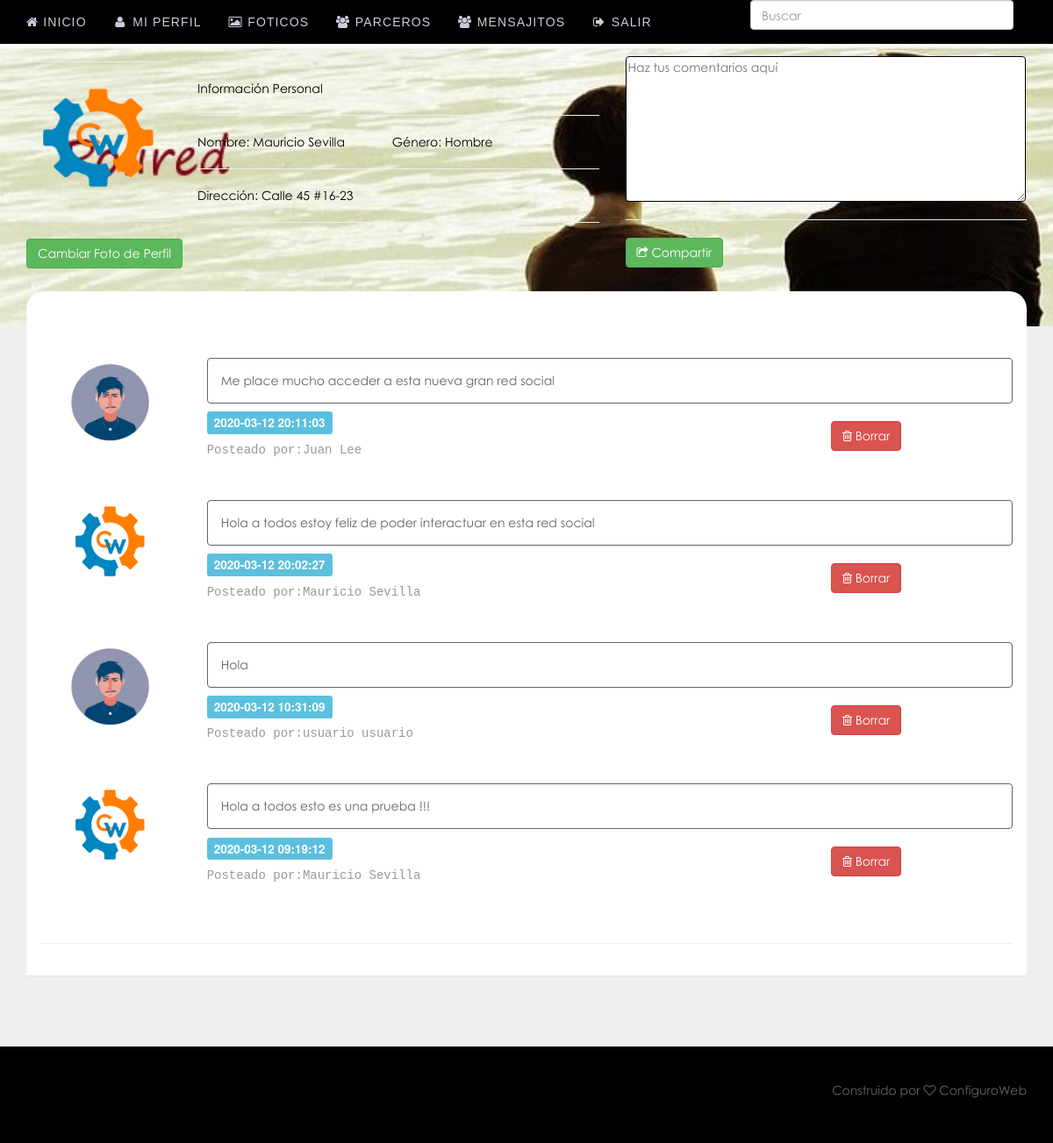
Screenshot of /home.php (signed in) with the database file from the repository.
### tables this page shows
CREATE TABLE `members` (
  `member_id` int(11) NOT NULL,
  `firstname` varchar(100) NOT NULL,
  `lastname` varchar(100) NOT NULL,
  `middlename` varchar(100) NOT NULL,
  `address` varchar(100) NOT NULL,
  `email` varchar(100) NOT NULL,
  `contact_no` varchar(100) NOT NULL,
  `age` int(11) NOT NULL,
  `gender` varchar(100) NOT NULL,
  `username` varchar(100) NOT NULL,
  `password` varchar(100) NOT NULL,
  `image` varchar(100) NOT NULL,
  `birthdate` varchar(100) NOT NULL,
  `mobile` varchar(100) NOT NULL,
  `status` varchar(100) NOT NULL,
  `work` varchar(100) NOT NULL,
  `religion` varchar(100) NOT NULL
);

CREATE TABLE `post` (
  `post_id` int(11) NOT NULL,
  `member_id` int(11) NOT NULL,
  `content` varchar(1000) NOT NULL,
  `date_posted` varchar(100) NOT NULL
);

### session.php (called while the page is built, shortened)
<?php
$session_id = $_SESSION['id'];
$session_query = $conn->query("select * from members where member_id = '$session_id'");
$user_row = $session_query->fetch();
$image = $user_row['image'];
?>

### home.php (the view)
<?php include('header.php'); ?>
<?php include('session.php'); ?>
    <body>
	<?php include('navbar.php'); ?>
			<div id="masthead">
				<div class="container">
					<?php include('heading.php'); ?>
				</div>
				<div class="container">
					<div class="row">
					<div class="col-md-12">
						<div class="top-spacer"> </div>
					</div>
					</div>
				</div>
			</div>
<div class="container">
  <div class="row">
    <div class="col-md-12">
      <div class="panel">
        <div class="panel-body">
          <div class="row">
            <br>
				<?php
	$query = $conn->query("select * from post LEFT JOIN members on members.member_id = post.member_id order by post_id DESC");
	while($row = $query->fetch()){
	$posted_by = $row['firstname']." ".$row['lastname'];
	$posted_image = $row['image'];
	$id = $row['post_id'];
	?>
            <div class="col-md-2 col-sm-3 text-center">
             <img  src="<?php echo $posted_image; ?>" style="width:100px;height:100px" class="img-circle"></a>
            </div>
            <div class="col-md-10 col-sm-9">
             	<div class="alert"><?php echo $row['content']; ?></div>
              <div class="row">
                <div class="col-xs-9">
                  <h4><span class="label label-info"> <?php echo $row['date_posted']; ?></span></h4><h4>
                  <small style="font-family:courier,'new courier';" class="text-muted">Posteado por:<a href="#" class="text-muted"><?php echo $posted_by; ?></a></small>
                  </h4></div>
                <br><div class="col-xs-3"><a href="delete_post.php<?php echo '?id='.$id; ?>" class="btn btn-danger"><i class="icon-trash"></i> Borrar</a></div>
              </div>
              <br><br>
            </div>
	<?php } ?>
          </div>
          <hr>
        </div>
      </div>
   	</div>
  </div>
</div>
<?php include('footer.php'); ?>
    </body>
</html>

### header.php (shortened to what this page needs)
<!DOCTYPE html>
<html lang="en">
    <head>
        <link href="css/bootstrap.min.css" rel="stylesheet">
        <link href="css/bootstrap-glyphicons.css" type="text/css" rel="stylesheet">
		<link href="css/font-awesome.css" type="text/css" rel="stylesheet">
		<link href="css/my_style.css" type="text/css" rel="stylesheet">
	</head>

### navbar.php (shortened to what this page needs)
        <header class="navbar navbar-bright navbar-fixed-top" role="banner">
  <div class="container">
    <div class="navbar-header">
      <a href="home.php" class="navbar-brand"><i class="icon-home"></i> Inicio</a>
    </div>
    <nav class="collapse navbar-collapse" role="navigation">
      <ul class="nav navbar-nav">
        <li><a href="profile.php"><i class="icon-user"></i> Mi perfil</a></li>
        <li><a href="photos.php"><i class="icon-picture"></i> Foticos</a></li>
        <li><a href="friends.php"><i class="icon-group"></i> Parceros</a></li>
		<li><a href="message.php"><i class="icon-group"></i> Mensajitos</a>
        </li>
        <li>
          <a href="logout.php"><i class="icon-signout"></i> Salir</a>
        </li>
      </ul>
		<div class="pull-right">
            <form class="form-inline" method="post" action="search.php">
             <input type="text" name="search" class="form-control"  id="span5" placeholder="Buscar">
            </form>
		</div>
    </nav>
  </div>
</header>

### heading.php (shortened to what this page needs)
  <div class="row">
    <div class="col-md-2">
<hr>
<center><img class="pp" src="<?php echo $image; ?>" height="140" width="160"></center>
<hr>
<a class="btn btn-success" href="change_pic.php">Cambiar Foto de Perfil</a>
    </div>
<div class="col-md-5">
	<hr>
	<p>Información Personal</p>
		<?php
	$query = $conn->query("select * from members where member_id = '$session_id'");
	$row = $query->fetch();
	?>
	<hr>
	<p>Nombre: <?php echo $row['firstname']." ".$row['lastname']; ?><span class="margin-p"> </span>Género: <?php echo $row['gender']; ?></p>
	<hr>
	<p>Dirección: <?php echo $row['address']; ?></p>
	<hr>
</div>
    <div class="col-md-5">
	<form method="post" action="post.php">
				<textarea name="content" placeholder="Haz tus comentarios aquí"></textarea>
				<br>
				<hr>
				<button class="btn btn-success"><i class="icon-share"></i> Compartir </button>
	</form>
    </div>
  </div>

### footer.php (shortened to what this page needs)
<hr>
<footer>
  <div class="container">
    <div class="row">
      <div class="col-sm-6">
      </div>
      <div class="col-sm-6">
          <p class="pull-right">Construido por <i class="icon-heart-empty"></i> ConfiguroWeb</p>
      </div>
    </div>
  </div>
</footer>

### css/my_style.css (style rules this page uses)
body { font-family: 'TR Century Gothic' !important; }
.navbar-form input, .form-inline input { width:auto; }
.alert { border:1px solid; margin-bottom:0px !important; }
.top-spacer { border-radius: 20px 20px 0 0; }
.margin-p { margin-left:50px; }
.col-md-5 > p { color: black !important; }
.top-spacer { margin-top: 26px; }
#masthead { background: url('../images/images.jpg') no-repeat !important; background-size:cover !important; }
footer { background: none repeat scroll 0 0 #000000 !important; }
textarea { border: 1px solid; border-radius: 4px; height: 166px; margin-top: 14px; width: 456px !important; }
#span5 { width:300px; }
header { background: none repeat scroll 0 0 #000000 !important; }
body { font-family: 'TR Century Gothic' !important; padding-top:50px; color:#646464; background-color:#efefef; }
h1,h2,h3,.highlight,.navbar a,#masthead h4 { font-family:'Oswald',arial narrow,sans-serif; }
footer { margin-top:40px; padding-top:40px; padding-bottom:40px; background-color:#cecece; }
#masthead { min-height:199px; background-color:#000044; color:#aaaacc; }
.top-spacer { background-color:#ffffff; height:40px; }
a,a:hover { color:#223344; text-decoration:none; }
.navbar-bright { background-color:#111166; color:#fff; margin-bottom: 0; border-width: 0; }
.navbar-bright a, .navbar-bright .navbar-brand, #masthead h4 { color:#ccccdd; font-size:14px; text-transform: uppercase; letter-spacing:.08em; }
.panel { border-color:transparent; border-radius:0; }

### rows the page displays
members: image (picture), firstname "Mauricio", lastname "Sevilla", gender "Hombre", address "Calle 45 #16-23"
post: member.image (placeholder picture), content "Me place mucho acceder a esta nueva gran red social", date_posted "2020-03-12 20:11:03", member.lastname "Juan Lee"
post: member.image (picture), content "Hola a todos estoy feliz de poder interactuar en esta red social", date_posted "2020-03-12 20:02:27", member.lastname "Mauricio Sevilla"
post: member.image (placeholder picture), content "Hola", date_posted "2020-03-12 10:31:09", member.lastname "usuario usuario"
post: member.image (picture), content "Hola a todos esto es una prueba !!!", date_posted "2020-03-12 09:19:12", member.lastname "Mauricio Sevilla"
